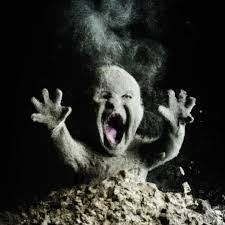
#> input picture assets/meme.jpg, 225 x 225 px, given in place of the camera
$ python prob-med-3.py
#> lines starting #> are read from the running program, lines starting #| are printed output that depends on the picture; after the words box and inside, x2 and y2 are one past the last pixel; in counts of white or black regions, pixels touching at a corner belong together
import cv2

cap = cv2.VideoCapture(0)
face_cascade = cv2.CascadeClassifier(cv2.data.haarcascades + 'haarcascade_frontalface_default.xml')

while True:
    ret, frame = cap.read()
#> frame is the input picture: shape (225, 225, 3); mean B, G, R 43.4, 48, 47.2

    if not ret:
        break

    gray = cv2.cvtColor(frame, cv2.COLOR_BGR2GRAY)
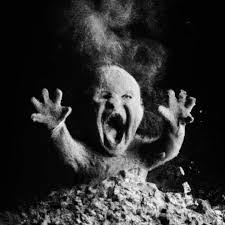
#> gray: shape (225, 225); min 0, max 254, mean 47.2

    # Detect faces in the image using the Haar cascade classifier
    # The detectMultiScale function detects objects (in this case, faces) in the input image and returns a list of rectangles where the detected objects are located.
    # The parameters (gray, 1.3, 5) specify the input image (grayscale), the scale factor (1.3) which determines how much the image size is reduced at each image scale, and the minimum number of neighbors (5) which specifies how many neighbors each candidate rectangle should have to retain it.
    faces = face_cascade.detectMultiScale(gray, 1.3, 5)
#> faces = ()

    # Loop through each detected face and apply a Gaussian blur
    # to the region of interest (the detected face area) to anonymize it.
    for (x, y, w, h) in faces:
        # Extract the region of interest (the detected face area) from the original frame
        # This line takes the portion of the original frame that corresponds to the detected face (defined by the rectangle with top-left corner at (x, y) and width w and height h) and stores it in the variable 'roi' (region of interest).
        roi = frame[y:y+h, x:x+w]

        # Apply a Gaussian blur to the region of interest (the detected face area) to anonymize it
        blurred_roi = cv2.GaussianBlur(roi, (51, 51), 30)

        # Replace the original face area in the frame with the blurred version to anonymize the detected face
        frame[y:y+h, x:x+w] = blurred_roi

        # Draw a white rectangle around the detected face area (the region of interest) to visually indicate where the face was detected and blurred
        cv2.rectangle(frame, (x, y), (x + w, y + h), (255, 255, 255), 2)

        # Print the position of the detected face to the console (the x and y coordinates of the top-left corner of the detected face rectangle)
        print(f"Position: x={x}, y={y}")
#> this loop made 0 passes

    # Count the number of faces detected and print the count and position of each detected face to the console
    face_count = len(faces)
#> face_count = 0
    cv2.putText(frame, f'Faces: {face_count}', (10, 30), cv2.FONT_HERSHEY_SIMPLEX, 1, (255, 255, 255), 2, cv2.LINE_AA)
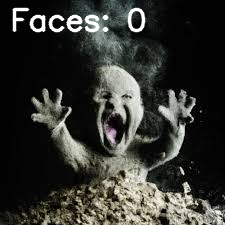
#> frame: shape (225, 225, 3); 2.82% of pixels changed, all inside (x1, y1, x2, y2) = (12, 7, 146, 33)

    cv2.imshow("Face Blur", frame)
    if cv2.waitKey(1) == ord('q'):
#> (key q is pressed here)
        break

cap.release()
cv2.destroyAllWindows()

$ run again, on assets/soccer_practice.jpg
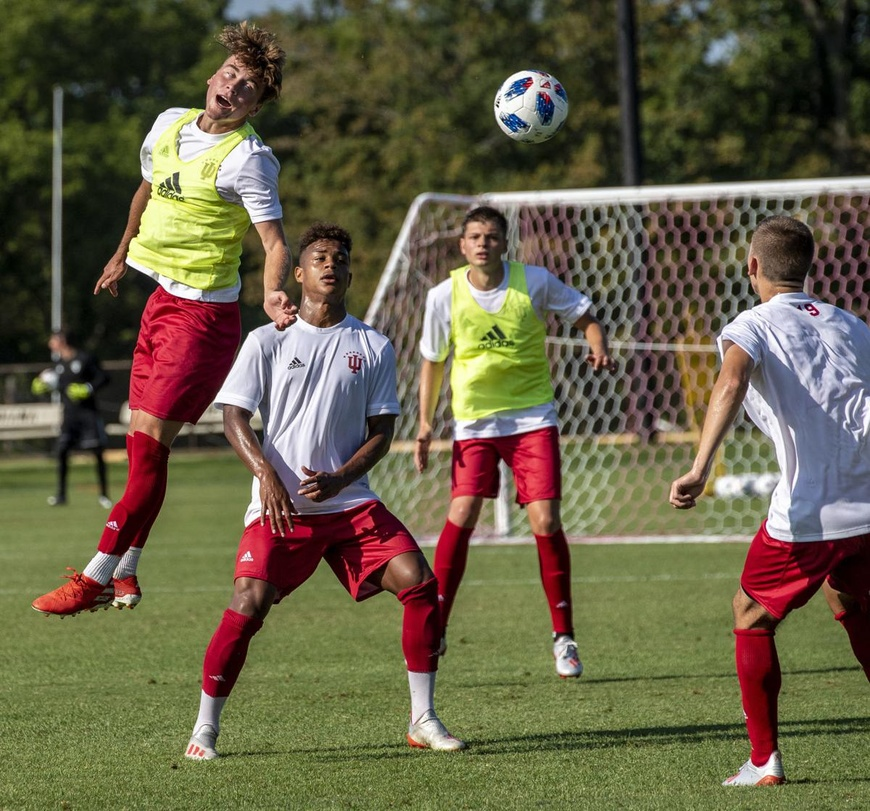
#> input picture assets/soccer_practice.jpg, 870 x 811 px, shrunk from 1200 x 1119 before the run, given in place of the camera
#> frame is the input picture: shape (811, 870, 3); mean B, G, R 70.9, 96, 102.6
#> `gray = cv2.cvtColor(frame, cv2.COLOR_BGR2GRAY)`:
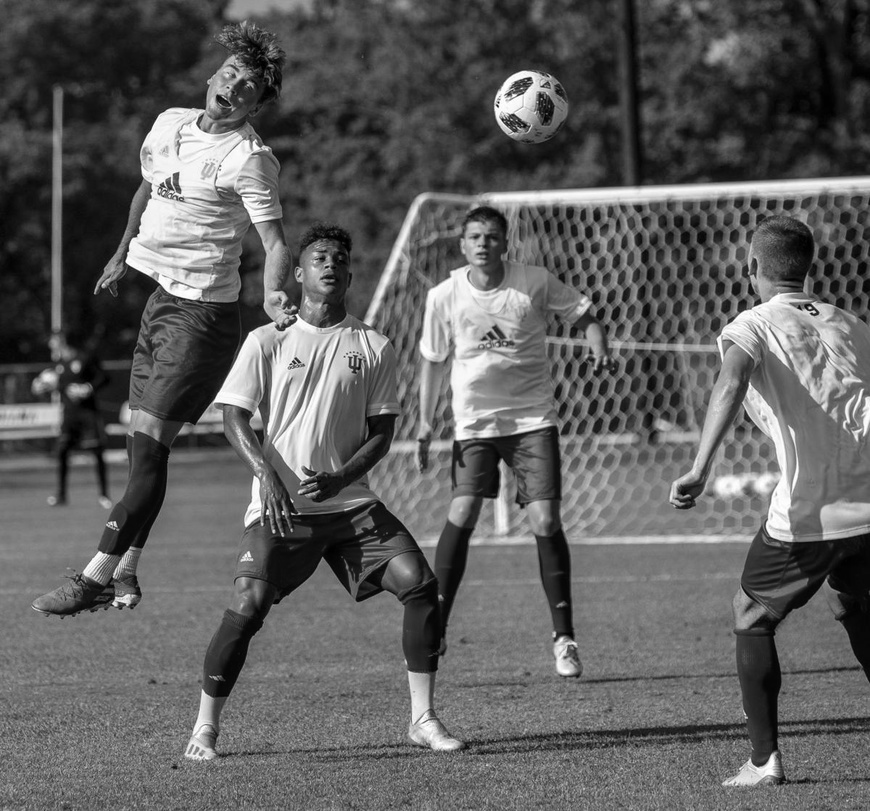
#> gray: shape (811, 870); min 0, max 255, mean 95.1
#> faces = [[458, 217, 51, 51], [58, 451, 47, 47], [303, 239, 53, 53]]
#> the loop `for (x, y, w, h) in faces: # Extract the region of interest (the detec..` made 3 passes
#> (printed output is left out)
#> face_count = 3
#> `cv2.putText(frame, f'Faces: {face_count}', (10, 30), cv2.FONT_HERSHEY_..`:
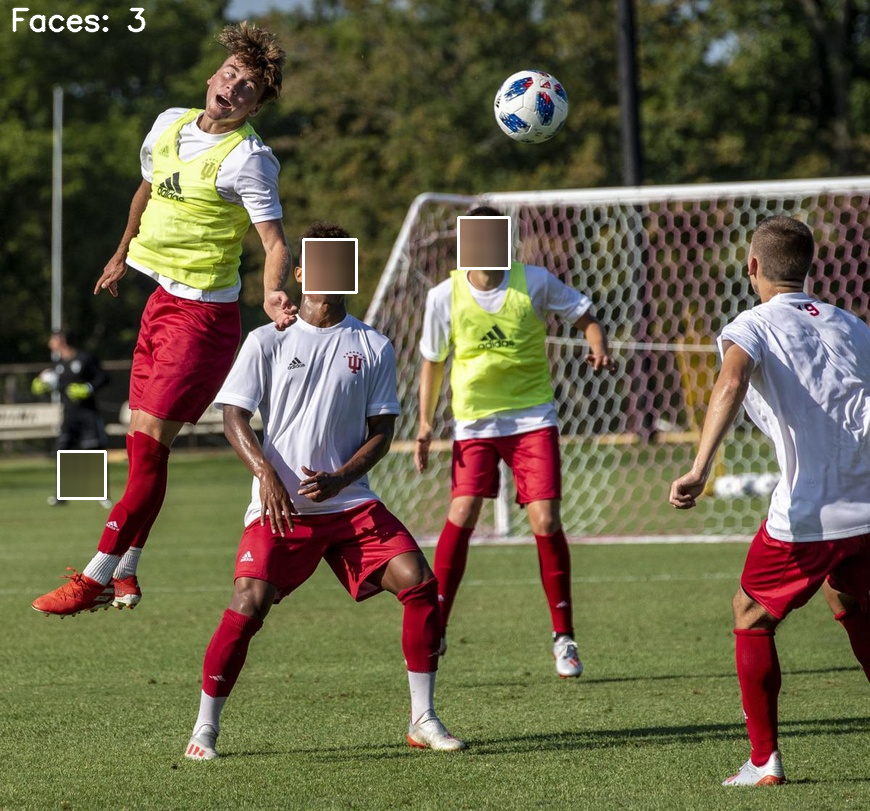
#> frame: shape (811, 870, 3); mean B, G, R 71.7, 96.7, 103.3
